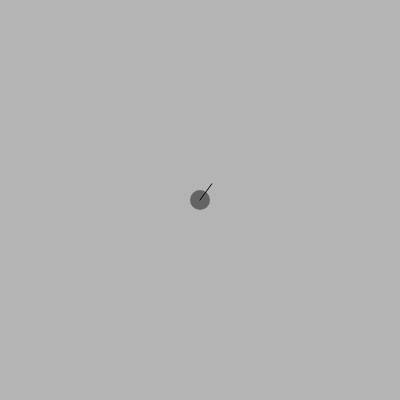
Frame 1 (no input)
Frame 60 (no input): identical to frame 1, image omitted
Frame 120 (the mouse pressed at the canvas centre since frame 60): identical to frame 1, image omitted

The p5.js sketch that drew this single still picture (run headless with seeded random() and noise() and a simulated clock; from frame 60 on, the mouse is pressed at the canvas centre):

// p5.js sketch
// ── sketch.js
class SimpleMover {
    constructor() {
        this.pos = createVector(width/2, height/2);
        this.vel = createVector(random(-10, 10), random(-10, 10));
    }

    move(n, s, e, w) {
        let movement = createVector(n-s, e-w);
        let movement_angle = createVector(1, 0).angleBetween(this.vel);
        movement.rotate(movement_angle);
        this.acc = movement;
        this.acc.setMag(0.5);
        this.vel = this.vel.add(this.acc);
        this.vel.limit(2);
        this.pos = this.pos.add(this.vel);
        this.acc.x = 0;
        this.acc.y = 0;
    }

    show() {
        fill(100);
        noStroke();
        ellipse(this.pos.x, this.pos.y, 20, 20);
        stroke(1);
        this.direction = this.vel.copy()
        this.direction.setMag(20);
        line(this.pos.x, this.pos.y, this.direction.x + this.pos.x, this.direction.y + this.pos.y);
    }


}

let mover;

function setup() {
    createCanvas(400, 400);
    background(180);
    mover = new SimpleMover();
}

function draw() {
    background(180);
    mover.show();
}

function moveObject() {
    let forms = document.getElementsByClassName("button-in-card");
    let values = [];
    for (let i = 0; i < forms.length; i++) {
        if (!forms[i].value) break;
        else values[i] = forms[i].value;
    }
    if (values.length === 4) {
        let v = values.map(el => parseInt(el));
        mover.move(v[0], v[1], v[2], v[3]);
    } else {
        alert('Need 4 digit direction to move');
    }
}
